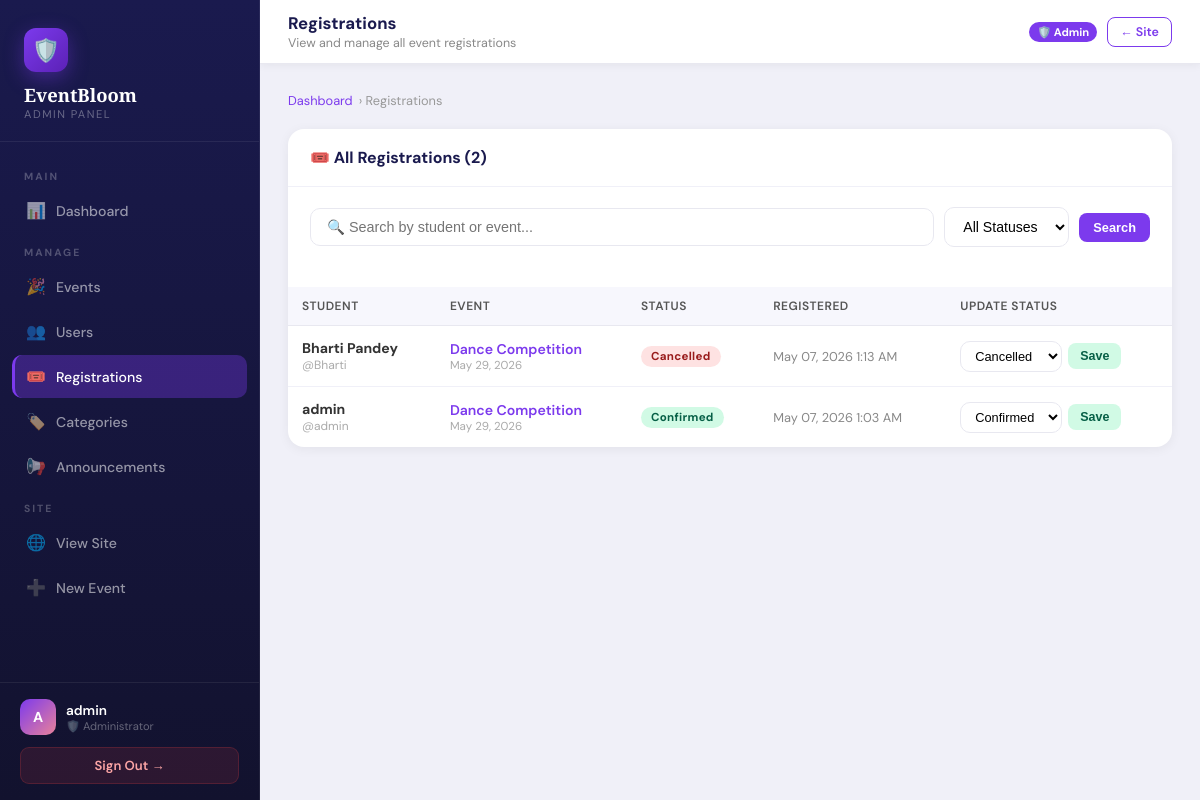
/admin-panel/registrations/ (signed in), run on the app's committed database.
### events/models.py (models this page shows, shortened)
class Registration(models.Model):
    STATUS_CHOICES = [
        ('confirmed', 'Confirmed'),
        ('waitlisted', 'Waitlisted'),
        ('cancelled', 'Cancelled'),
    ]
    event = models.ForeignKey(Event, on_delete=models.CASCADE, related_name='registrations')
    user = models.ForeignKey(User, on_delete=models.CASCADE, related_name='registrations')
    status = models.CharField(max_length=20, choices=STATUS_CHOICES, default='confirmed')
    registered_at = models.DateTimeField(auto_now_add=True)
    notes = models.TextField(blank=True)
    class Meta:
        unique_together = ['event', 'user']

class Event(models.Model):
    STATUS_CHOICES = [
        ('upcoming', 'Upcoming'),
        ('ongoing', 'Ongoing'),
        ('completed', 'Completed'),
        ('cancelled', 'Cancelled'),
    ]
    title = models.CharField(max_length=200)
    description = models.TextField()
    category = models.ForeignKey(Category, on_delete=models.SET_NULL, null=True, blank=True)
    organizer = models.ForeignKey(User, on_delete=models.CASCADE, related_name='organized_events')
    venue = models.CharField(max_length=200)
    date = models.DateField()
    start_time = models.TimeField()
    end_time = models.TimeField()
    max_participants = models.PositiveIntegerField(default=100)
    registration_deadline = models.DateTimeField()
    status = models.CharField(max_length=20, choices=STATUS_CHOICES, default='upcoming')
    image_url = models.CharField(max_length=500, blank=True, default='')
    created_at = models.DateTimeField(auto_now_add=True)
    updated_at = models.DateTimeField(auto_now=True)
    is_featured = models.BooleanField(default=False)
    class Meta:
        ordering = ['date', 'start_time']

### events/views.py (the view)
    def wrapper(request, *args, **kwargs):
        if not request.user.is_authenticated or not request.user.is_staff:
            messages.error(request, 'Admin access required. Please login with admin credentials.')
            return redirect('admin_login')
        return view_func(request, *args, **kwargs)

### events/views.py (called while the page is built)
def admin_required(view_func):
    def wrapper(request, *args, **kwargs):
        if not request.user.is_authenticated or not request.user.is_staff:
            messages.error(request, 'Admin access required. Please login with admin credentials.')
            return redirect('admin_login')
        return view_func(request, *args, **kwargs)
    return wrapper

@admin_required
def admin_registrations(request):
    search = request.GET.get('search', '')
    status_filter = request.GET.get('status', '')
    registrations = Registration.objects.select_related('user', 'event').order_by('-registered_at')
    if search:
        registrations = registrations.filter(
            Q(user__username__icontains=search) | Q(user__first_name__icontains=search) |
            Q(event__title__icontains=search)
        )
    if status_filter:
        registrations = registrations.filter(status=status_filter)
    context = {'registrations': registrations, 'search': search, 'status_filter': status_filter}
    return render(request, 'events/admin_registrations.html', context)

### templates/events/admin_registrations.html (shortened to what this page needs)
{% extends 'events/admin_base.html' %}
{% block page_title %}Registrations{% endblock %}
{% block page_sub %}View and manage all event registrations{% endblock %}
{% block content %}
<div class="ap-breadcrumb">
  <a href="{% url 'admin_panel' %}">Dashboard</a> › Registrations
</div>
<div class="ap-card">
  <div class="ap-card-header">
    <span class="ap-card-title">🎟️ All Registrations ({{ registrations.count }})</span>
  </div>
  <div class="ap-card-body">
    <form method="get" class="ap-search">
      <input type="text" name="search" class="ap-search-input" placeholder="🔍 Search by student or event..." value="{{ search }}">
      <select name="status" class="ap-select" onchange="this.form.submit()">
        <option value="">All Statuses</option>
      </select>
      <button type="submit" class="ap-btn ap-btn-primary">Search</button>
    </form>
  </div>
  <div style="overflow-x:auto;">
    <table class="ap-table">
      <thead>
        <tr><th>Student</th><th>Event</th><th>Status</th><th>Registered</th><th>Update Status</th></tr>
      </thead>
      <tbody>
        {% for reg in registrations %}
        <tr>
          <td>
            <strong>{{ reg.user.get_full_name|default:reg.user.username }}</strong>
            <div style="font-size:0.75rem; color:#aaa;">@{{ reg.user.username }}</div>
          </td>
          <td>
            <a href="{% url 'event_detail' reg.event.pk %}" style="color:#7c3aed; font-weight:600; text-decoration:none;">{{ reg.event.title|truncatechars:30 }}</a>
            <div style="font-size:0.72rem; color:#aaa;">{{ reg.event.date|date:"M d, Y" }}</div>
          </td>
          <td><span class="ap-badge badge-{{ reg.status }}">{{ reg.get_status_display }}</span></td>
          <td style="color:#888; font-size:0.8rem;">{{ reg.registered_at|date:"M d, Y g:i A" }}</td>
          <td>
            <form method="post" action="{% url 'admin_update_registration' reg.pk %}" style="display:flex; gap:6px; align-items:center;">
              <select name="status" class="ap-select" style="padding:6px 10px; font-size:0.8rem;">
                <option value="confirmed" {% if reg.status == 'confirmed' %}selected{% endif %}>Confirmed</option>
                <option value="cancelled" {% if reg.status == 'cancelled' %}selected{% endif %}>Cancelled</option>
              </select>
              <button type="submit" class="ap-btn ap-btn-success" style="padding:6px 12px; font-size:0.78rem;">Save</button>
            </form>
          </td>
        </tr>
        {% empty %}
        <tr><td colspan="5"><div class="ap-empty"><div class="ap-empty-icon">🎟️</div><p>No registrations found.</p></div></td></tr>
        {% endfor %}
      </tbody>
    </table>
  </div>
</div>
{% endblock %}

### templates/events/admin_base.html (shortened to what this page needs)
{% load static %}
<!DOCTYPE html>
<html lang="en">
<head>
  <link rel="stylesheet" href="{% static 'css/style.css' %}">
</head>
<body>
<div class="ap-layout">
  <aside class="ap-sidebar" id="apSidebar">
    <div class="ap-sidebar-brand">
      <div class="brand-icon">🛡️</div>
      <div class="brand-name">EventBloom</div>
      <div class="brand-sub">Admin Panel</div>
    </div>
    <nav class="ap-nav">
      <div class="ap-nav-section">Main</div>
      <a href="{% url 'admin_panel' %}" class="ap-nav-link {% if request.resolver_match.url_name == 'admin_panel' %}active{% endif %}">
        <span class="nav-icon">📊</span> Dashboard
      </a>
      <div class="ap-nav-section">Manage</div>
      <a href="{% url 'admin_events' %}" class="ap-nav-link {% if 'admin_event' in request.resolver_match.url_name %}active{% endif %}">
        <span class="nav-icon">🎉</span> Events
      </a>
      <a href="{% url 'admin_users' %}" class="ap-nav-link {% if 'admin_user' in request.resolver_match.url_name %}active{% endif %}">
        <span class="nav-icon">👥</span> Users
      </a>
      <a href="{% url 'admin_registrations' %}" class="ap-nav-link {% if 'admin_registration' in request.resolver_match.url_name %}active{% endif %}">
        <span class="nav-icon">🎟️</span> Registrations
      </a>
      <a href="{% url 'admin_categories' %}" class="ap-nav-link {% if 'admin_categor' in request.resolver_match.url_name %}active{% endif %}">
        <span class="nav-icon">🏷️</span> Categories
      </a>
      <a href="{% url 'admin_announcements' %}" class="ap-nav-link {% if 'admin_announcement' in request.resolver_match.url_name %}active{% endif %}">
        <span class="nav-icon">📢</span> Announcements
      </a>
      <div class="ap-nav-section">Site</div>
      <a href="{% url 'home' %}" class="ap-nav-link" target="_blank">
        <span class="nav-icon">🌐</span> View Site
      </a>
      <a href="{% url 'create_event' %}" class="ap-nav-link">
        <span class="nav-icon">➕</span> New Event
      </a>
    </nav>
    <div class="ap-sidebar-footer">
      <div class="ap-user-info">
        <div class="ap-avatar">{{ user.first_name|first|upper|default:user.username|first|upper }}</div>
        <div>
          <div class="ap-user-name">{{ user.get_full_name|default:user.username }}</div>
          <div class="ap-user-role">🛡️ Administrator</div>
        </div>
      </div>
      <a href="{% url 'logout' %}" class="ap-logout-btn">Sign Out →</a>
    </div>
  </aside>
  <div class="ap-main">
    <div class="ap-topbar">
      <div style="display:flex; align-items:center; gap:12px;">
        <div>
          <div class="ap-topbar-title">{% block page_title %}Admin Panel{% endblock %}</div>
          <div class="ap-topbar-sub">{% block page_sub %}EventBloom Administration{% endblock %}</div>
        </div>
      </div>
      <div class="ap-topbar-actions">
        <span class="ap-topbar-badge">🛡️ Admin</span>
        <a href="{% url 'home' %}" class="ap-btn ap-btn-outline" style="font-size:0.78rem; padding:6px 12px;">← Site</a>
      </div>
    </div>
    <div class="ap-content">
      {% block content %}{% endblock %}
    </div>
  </div>
</div>
</body>
</html>

### static/css/style.css (style rules this page uses)
:root { --pink: #FFB3C6; --pink-light: #FFD6E0; --pink-deep: #E8829A; --lavender: #C9B8FF; --lavender-light: #E4DCFF; --mint: #B5EAD7; --mint-light: #D4F4E8; --peach: #FFDAB9; --peach-light:#FFF0E1; --sky: #B3D9FF; --sky-light: #DCF0FF; --yellow: #FFF3B0; --yellow-deep:#F0D060; --lilac: #E8D5F5; --cream: #FFF8F0; --white: #FFFFFF; --text-dark: #3D2C35; --text-mid: #6E5A65; --text-soft: #9E8A95; --border: #F0E6ED; --shadow-sm: 0 2px 12px rgba(200,150,180,0.12); --shadow-md: 0 8px 32px rgba(200,150,180,0.18); --shadow-lg: 0 20px 60px rgba(200,150,180,0.22); --radius-sm: 10px; --radius-md: 18px; --radius-lg: 28px; --radius-xl: 40px; }
*, *::before, *::after { box-sizing: border-box; margin: 0; padding: 0; }
html { scroll-behavior: smooth; }
body { font-family: 'DM Sans', sans-serif; background: var(--cream); color: var(--text-dark); min-height: 100vh; overflow-x: hidden; }
table { width: 100%; border-collapse: collapse; }
th { padding: 12px 20px; text-align: left; font-size: 0.78rem; text-transform: uppercase; letter-spacing: 0.5px; color: var(--text-soft); background: var(--cream); font-weight: 600; }
td { padding: 14px 20px; font-size: 0.88rem; border-top: 1px solid var(--border); color: var(--text-dark); }

### data on the page
Registration: user.get_full_name "Bharti Pandey", user.username "Bharti", event "Dance Competition", event "May 29, 2026", status "Cancelled", registered_at "May 07, 2026 1:13 AM"
Registration: user.get_full_name "admin", user.username "admin", event "Dance Competition", event "May 29, 2026", status "Confirmed", registered_at "May 07, 2026 1:03 AM"

### other printed values
{{ user.first_name|first|upper|default:user.username|first|upper }} "A"
{{ user.get_full_name|default:user.username }} "admin"
{{ registrations.count }} "2"
